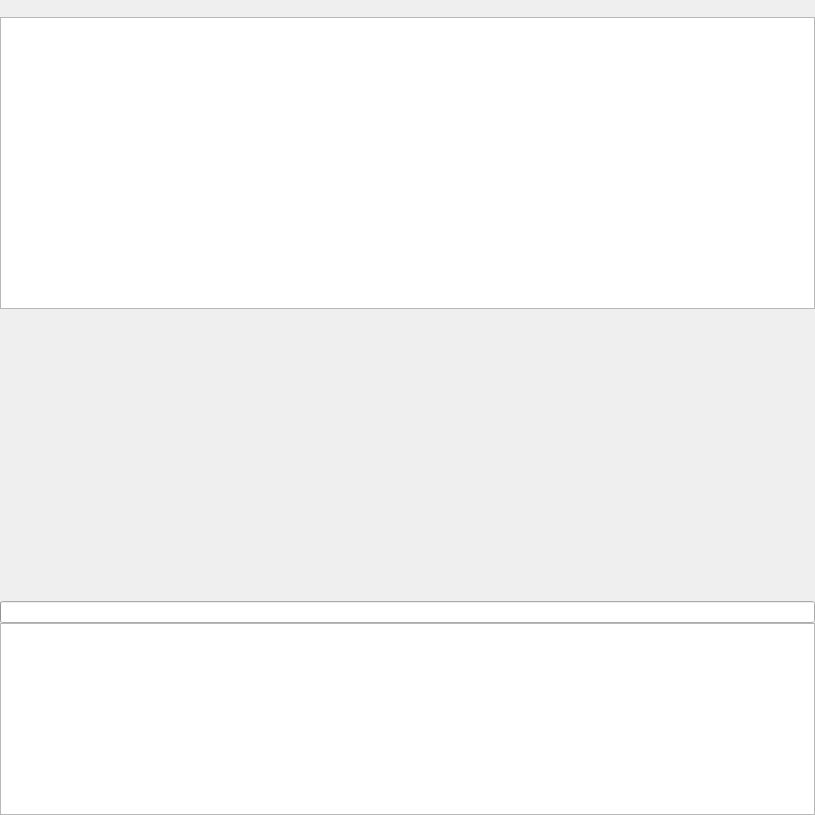
<?xml version="1.0" encoding="UTF-8"?>
<ui version="4.0">
 <class>toResultTableDataUI</class>
 <widget class="QWidget" name="toResultTableDataUI">
  <property name="geometry">
   <rect>
    <x>0</x>
    <y>0</y>
    <width>815</width>
    <height>815</height>
   </rect>
  </property>
  <property name="windowTitle">
   <string>Form</string>
  </property>
  <layout class="QVBoxLayout" name="verticalLayout">
   <property name="spacing">
    <number>0</number>
   </property>
   <property name="margin">
    <number>0</number>
   </property>
   <item>
    <widget class="QToolBar" name="toolbar">
     <property name="iconSize">
      <size>
       <width>16</width>
       <height>16</height>
      </size>
     </property>
    </widget>
   </item>
   <item>
    <widget class="toResultTableViewEdit" name="Edit">
     <property name="sizePolicy">
      <sizepolicy hsizetype="Expanding" vsizetype="Expanding">
       <horstretch>1</horstretch>
       <verstretch>1</verstretch>
      </sizepolicy>
     </property>
    </widget>
   </item>
   <item>
    <widget class="toResultDataSingle" name="Form" native="true">
     <property name="sizePolicy">
      <sizepolicy hsizetype="Preferred" vsizetype="Preferred">
       <horstretch>1</horstretch>
       <verstretch>1</verstretch>
      </sizepolicy>
     </property>
    </widget>
   </item>
   <item>
    <widget class="QProgressBar" name="ProgressBar">
     <property name="textVisible">
      <bool>true</bool>
     </property>
    </widget>
   </item>
   <item>
    <widget class="QPlainTextEdit" name="Logging"/>
   </item>
  </layout>
 </widget>
 <customwidgets>
  <customwidget>
   <class>toResultTableViewEdit</class>
   <extends>QTableView</extends>
   <header>tools/toresulttableviewedit.h</header>
  </customwidget>
  <customwidget>
   <class>toResultDataSingle</class>
   <extends>QWidget</extends>
   <header>tools/toresultdatasingle.h</header>
  </customwidget>
 </customwidgets>
 <resources/>
 <connections/>
</ui>
